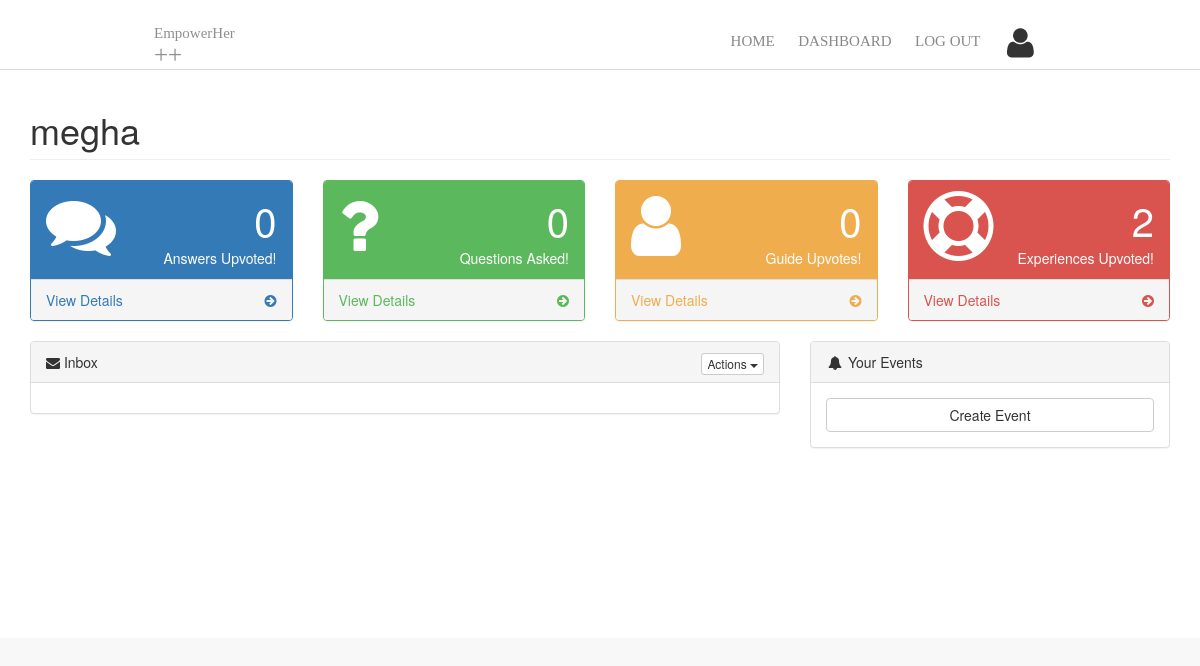
/dashboard/ (signed in), run on an earlier commit of the app's database.
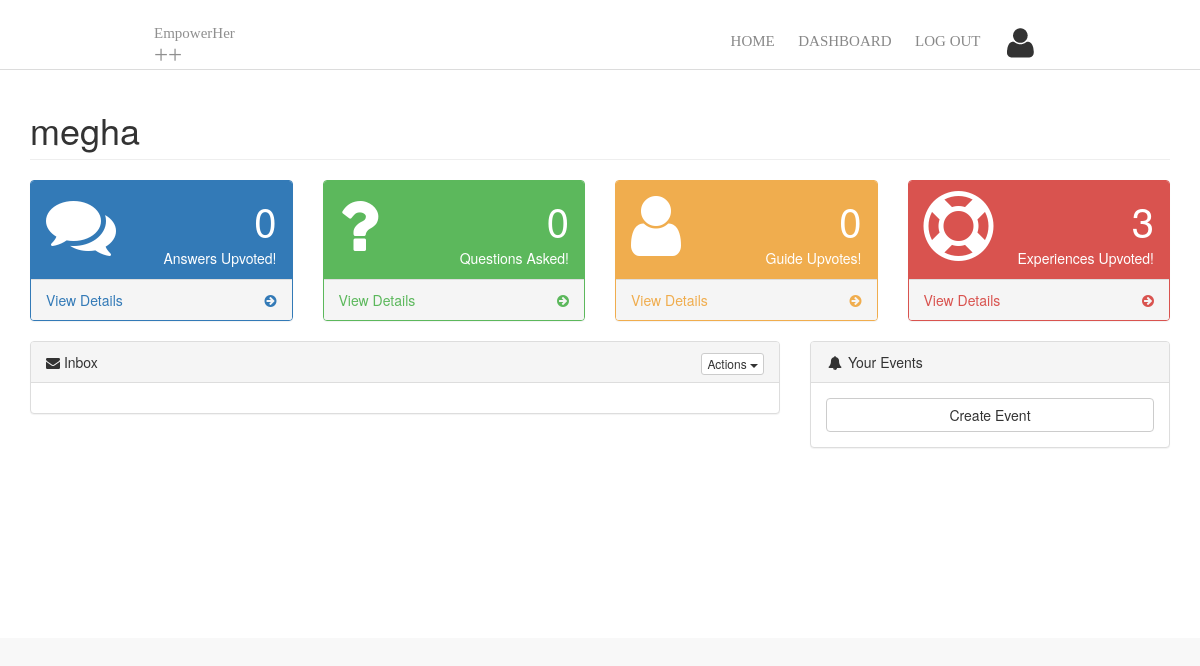
And on a later commit of the database.
### Moonshot/models.py (models this page shows, shortened)
class USER(models.Model):
    USER_REF = models.OneToOneField(User, on_delete=models.CASCADE, primary_key=True, related_name="USER")
    NAME = models.CharField(max_length=100)
    PROFILE_LINK = models.CharField(max_length=100)
    EXPERIENCE_UPVOTE = models.IntegerField()
    ANSWER_UPVOTE = models.IntegerField()
    GUIDE_UPVOTE = models.IntegerField()
    NUM_QUESTION_ASKED = models.IntegerField()
    BADGE1 = models.BooleanField(default=False)
    BADGE2 = models.BooleanField(default=False)
    BADGE3 = models.BooleanField(default=False)
    BADGE4 = models.BooleanField(default=False)
    BADGE5 = models.BooleanField(default=False)

### Moonshot/views.py (the view)
# urls.py: url(r'^dashboard/$', dashboard, name='index'),
def dashboard(request):
    if not request.user.is_authenticated():
        return HttpResponseRedirect('/')
    dataSource = {}
    dataSource['chart'] = {
      "caption" : "User Performance",
        "numberPrefix": "",
        "theme": "zune"
      }
    is_logged_in = request.user.is_authenticated
    if request.user.is_authenticated():
        user = request.user
    dataSource['categories'] = []
    dataSource['dataset'] = []
    data = {}
    data['category'] = []
    for key in USER.objects.all():
        some = {}
        some['label'] = key.NAME
        data['category'].append(some)
        dataSource['categories'].append(data)
    data = {}
    data['data'] = []
    data['seriesname'] = "Questions Asked"
    for key in USER.objects.all():
        some = {}
        some['value'] = key.NUM_QUESTION_ASKED
        data['data'].append(some)
    dataSource['dataset'].append(data)
    data = {}
    data['data'] = []
    data['seriesname'] = "Total Guide Votes"
    for key in USER.objects.all():
        some = {}
        some['value'] = key.GUIDE_UPVOTE
        data['data'].append(some)
    dataSource['dataset'].append(data)
    data = {}
    data['data'] = []
    data['seriesname'] = "Total Answer Votes"
    for key in USER.objects.all():
        some = {}
        some['value'] = key.ANSWER_UPVOTE
        data['data'].append(some)
    dataSource['dataset'].append(data)
    data = {}
    data['data'] = []
    data['seriesname'] = "Total Experience Votes"
    for key in USER.objects.all():
        some = {}
        some['value'] = key.EXPERIENCE_UPVOTE
        data['data'].append(some)
    dataSource['dataset'].append(data)
    b = USER.objects.get(USER_REF = user)
    b1 = b.BADGE1
    b2 = b.BADGE2
    b3 = b.BADGE3
    b4 = b.BADGE4
    b5 = b.BADGE5
    created_events = get_created_events(user.username)
    column2D = FusionCharts("mscolumn2d", "ex1" , "600", "400", "chart-1", "json", dataSource)
    return render(request, 'dashboard.html', {'output': column2D.render(),'B':b,'B1':b1,'B2':b2,'B3':b3,'B4':b4,'B5':b5,
                                                'inbox':get_all_inbox(user.username), 'user': b, 'created_events': created_events,
                                                'username':user.username, 'is_logged_in': is_logged_in, 'num_of_questions': get_number_of_questions(user.username)})

### database/functions.py (called while the page is built)
def get_user(username):
    inbuilt_user = User.objects.filter(username=username)
    user = USER.objects.filter(USER_REF = inbuilt_user)
    try:
        return user[0]
    except:
        return None

def get_all_inbox(username):
    user = get_user(username)
    inbox = INBOX.objects.filter(SENDER_KEY=user)
    return inbox

def get_created_events(username):
    user = get_user(username)
    return EVENT.objects.filter(USER_KEY=user)

def get_number_of_questions(username):
    user = get_user(username)
    questions = QUESTION.objects.filter(USER_KEY=user)
    return len(questions)

### templates/dashboard.html (shortened to what this page needs)
<!DOCTYPE html>
<html>
<head>
    {% load static %}
    <link rel="stylesheet" href="https://maxcdn.bootstrapcdn.com/bootstrap/3.3.7/css/bootstrap.min.css">
    <link href="{% static 'metisMenu/metisMenu.min.css' %}" rel="stylesheet" type="text/css" media="all">
    <link href="https://maxcdn.bootstrapcdn.com/font-awesome/4.2.0/css/font-awesome.min.css" rel="stylesheet" media="screen" />
    <link href="{% static 'css/sb-admin-2.css' %}" rel="stylesheet" type="text/css" media="all">
    <link href="{% static 'css/morris.css' %}" rel="stylesheet" type="text/css" media="all">
    <link href="{% static 'css/nav_menu.css' %}" rel='stylesheet' type='text/css'>
</head>
<body>
    <header class="main_h sticky">
        <div class="row">
            <a class="logo" href="../"><span style="font-size:15px;"> EmpowerHer </span><span style="margin-left:25px;"> ++</span></a>
            <nav>   <ul>
                <li><a href="/">Home</a></li>
                <li><a href="../dashboard/">Dashboard</a></li>
                {% if is_logged_in %}
                    <li><a href="../logout/">Log Out</a></li>
                {% else %}
                    <li><a href="../">Sign In/Up </a></li>
                {% endif %}
                <li><a href="../user/?username={{username}}"> <figure class="avatar"><img src="{% static 'images/avatar.png' %}" alt=""></figure></a></li>
            </ul>   </nav>
        </div>
    </header>
    <div id="wrapper" style="margin-top:70px;">
        <div id="page-wrapper">
            <div class="row">
                <div class="col-lg-12">
                    <h1 class="page-header"> {{ user.NAME }}
                        </h1>
                    </div>
            </div>
            <div class="row">
                <div class="col-lg-3 col-md-6">
                    <div class="panel panel-primary">
                        <div class="panel-heading">
                            <div class="row">
                                <div class="col-xs-3">
                                    <i class="fa fa-comments fa-5x"></i>
                                </div>
                                <div class="col-xs-9 text-right">
                                    <div class="huge">{{ B.ANSWER_UPVOTE }}</div>
                                    <div>Answers Upvoted!</div>
                                </div>
                            </div>
                        </div>
                        <a href="#">
                            <div class="panel-footer">
                                <span class="pull-left">View Details</span>
                                <span class="pull-right"><i class="fa fa-arrow-circle-right"></i></span>
                                <div class="clearfix"></div>
                            </div>
                        </a>
                    </div>
                </div>
                <div class="col-lg-3 col-md-6">
                    <div class="panel panel-green">
                        <div class="panel-heading">
                            <div class="row">
                                <div class="col-xs-3">
                                    <i class="fa fa-question fa-5x"></i>
                                </div>
                                <div class="col-xs-9 text-right">
                                    <div class="huge">{{ num_of_questions }}</div>
                                    <div>Questions Asked!</div>
                                </div>
                            </div>
                        </div>
                        <a href="#">
                            <div class="panel-footer">
                                <span class="pull-left">View Details</span>
                                <span class="pull-right"><i class="fa fa-arrow-circle-right"></i></span>
                                <div class="clearfix"></div>
                            </div>
                        </a>
                    </div>
                </div>
                <div class="col-lg-3 col-md-6">
                    <div class="panel panel-yellow">
                        <div class="panel-heading">
                            <div class="row">
                                <div class="col-xs-3">
                                    <i class="fa fa-user fa-5x"></i>
                                </div>
                                <div class="col-xs-9 text-right">
                                    <div class="huge">{{ B.GUIDE_UPVOTE }}</div>
                                    <div>Guide Upvotes!</div>
                                </div>
                            </div>
                        </div>
                        <a href="#">
                            <div class="panel-footer">
                                <span class="pull-left">View Details</span>
                                <span class="pull-right"><i class="fa fa-arrow-circle-right"></i></span>
                                <div class="clearfix"></div>
                            </div>
                        </a>
                    </div>
                </div>
                <div class="col-lg-3 col-md-6">
                    <div class="panel panel-red">
                        <div class="panel-heading">
                            <div class="row">
                                <div class="col-xs-3">
                                    <i class="fa fa-support fa-5x"></i>
                                </div>
                                <div class="col-xs-9 text-right">
                                    <div class="huge">{{ B.EXPERIENCE_UPVOTE }}</div>
                                    <div>Experiences Upvoted!</div>
                                </div>
                            </div>
                        </div>
                        <a href="#">
                            <div class="panel-footer">
                                <span class="pull-left">View Details</span>
                                <span class="pull-right"><i class="fa fa-arrow-circle-right"></i></span>
                                <div class="clearfix"></div>
                            </div>
                        </a>
                    </div>
                </div>
            </div>
            <div class="row">
                <div class="col-lg-8">
                    <div class="panel panel-default">
                        <div class="panel-heading">
                            <i class="fa fa-envelope" aria-hidden="true"></i> Inbox
                            <div class="pull-right">
                                <div class="btn-group">
                                    <button type="button" class="btn btn-default btn-xs dropdown-toggle" data-toggle="dropdown">
                                        Actions
                                        <span class="caret"></span>
                                    </button>
                                </div>
                            </div>
                        </div>
                        <div class="panel-body">
                        </div>
                    </div>
                </div>
                <div class="col-lg-4">
                    <div class="panel panel-default">
                        <div class="panel-heading">
                            <i class="fa fa-bell fa-fw"></i> Your Events
                        </div>
                        <div class="panel-body">
                            <a href="../create_event/" class="btn btn-default btn-block">Create Event</a>
                        </div>
                    </div>
                </div>
            </div>
        </div>
  </div>
  </body>
</html>

### static/css/sb-admin-2.css (style rules this page uses)
body { background-color: #f8f8f8; }
#wrapper { width: 100%; }
#page-wrapper { padding: 0 15px; min-height: 568px; background-color: white; }
@media (min-width: 768px) { #page-wrapper { position: inherit; margin: 0 0 0 0; padding: 0 30px; } }
.huge { font-size: 40px; }
.panel-green { border-color: #5cb85c; }
.panel-green > .panel-heading { border-color: #5cb85c; color: white; background-color: #5cb85c; }
.panel-green > a { color: #5cb85c; }
.panel-red { border-color: #d9534f; }
.panel-red > .panel-heading { border-color: #d9534f; color: white; background-color: #d9534f; }
.panel-red > a { color: #d9534f; }
.panel-yellow { border-color: #f0ad4e; }
.panel-yellow > .panel-heading { border-color: #f0ad4e; color: white; background-color: #f0ad4e; }
.panel-yellow > a { color: #f0ad4e; }

### static/css/nav_menu.css (style rules this page uses)
.main_h { position: fixed; top: 0px; max-height: 70px; z-index: 999; width: 100%; padding-top: 17px; background: none; overflow: hidden; -webkit-transition: all 0.3s; transition: all 0.3s; opacity: 0; top: -100px; padding-bottom: 6px; font-family: "Montserrat", sans-serif; color: #8f8f8f; background: white; font-family: "Cardo", serif; font-weight: 300; -webkit-font-smoothing: antialiased; box-sizing: border-box; }
.sticky { background-color: rgba(255, 255, 255, 0.93); opacity: 1; top: 0px; border-bottom: 1px solid gainsboro; }
.logo { width: 50px; font-size: 25px; color: #8f8f8f; text-transform: none; float: left; display: block; margin-top: 0; line-height: 1; margin-bottom: 10px; }
.main_h nav { float: right; width: 90%; }
.main_h ul { list-style: none; overflow: hidden; text-align: right; float: right; padding: 10px; -webkit-padding-start: 10px; }
.main_h nav ul li { display: inline-block; margin-left: 20px; line-height: 1.5; margin-bottom: 12px; }
.main_h nav ul a { color: #888888; text-transform: uppercase; font-size: 15px; text-decoration: None; }
.main_h .row { width: 100%; max-width: 940px; margin: 0 auto; position: relative; padding: 0 2%; }

What changed in the data, as far as the page shows it:
changed USER "megha": EXPERIENCE_UPVOTE "2" → "3"
